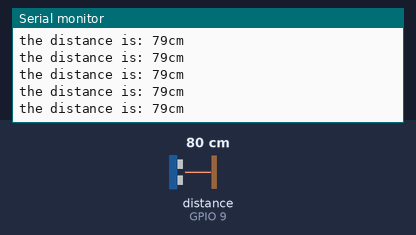
Bench run of a sketch on a simulated ESP32. On the bench: the last lines printed to the serial monitor. Wiring (inferred from the names in the program): ultrasonic range finder: trigger GPIO 8; echo GPIO 9. The test bench sets the inputs (shaded band); at power-on: distance to the obstacle (sensor on GPIO 9) 80 cm. The echo pulse lasts 58.3 µs per cm.

Above: at 1.2 s.
1.3 s: distance to the obstacle (sensor on GPIO 9) set to 2 cm
At 1.37 s:
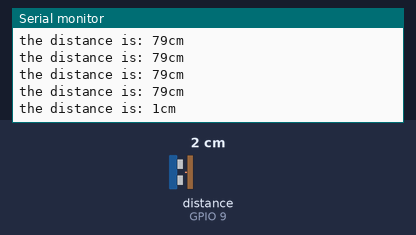
2.8 s: distance to the obstacle (sensor on GPIO 9) set to 4 cm
At 2.89 s:
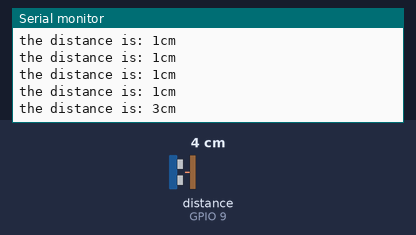
Timing chart, 0 to 5.8 s (numbered marks = the images above; inputs shaded):
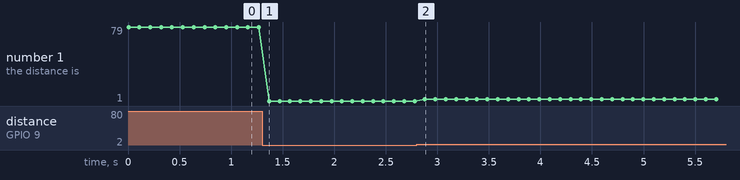

Measured:
- after the input at 1.3 s, the serial monitor: prints a new line after 0.07 s (image 1)
- after the input at 2.8 s, the serial monitor: prints a new line after 0.08 s (image 2)
- plotted number 1: 79 → 1 after the input at 1.3 s, 1 → 3 after the input at 2.8 s

The sketch:

ultrasonicSensor.ino
```cpp
#include "UltrasonicSensor.h"

// Define pins for the ultrasonic sensor
const int trigPin = 8;
const int echoPin = 9;

ultrasonicSensor ultrasonicSensor(trigPin, echoPin);

void setup() {
  // Initialise the ultrasonic sensor
  ultrasonicSensor.begin();
}

void loop() {
  // put your main code here, to run repeatedly:
  // Get the distance in cm
  long distanceCM = ultrasonicSensor.getDistanceCM();
  Serial.print("the distance is: ");
  Serial.print(distanceCM);
  Serial.printf("cm \n");
  delay(100);
}
```

ultrasonicSensor.cpp
```cpp
#include "ultrasonicSensor.h"

// Constructor to initialise trig and echo pin
ultrasonicSensor::ultrasonicSensor(int trigPin, int echoPin)
    : _trigPin(trigPin), _echoPin(echoPin) {}

void ultrasonicSensor::begin() {
    pinMode(_trigPin, OUTPUT); // Set trigPin as OUTPUT
    pinMode(_echoPin, INPUT);  // Set echoPin as INPUT
}

void ultrasonicSensor::triggerPulse() {
    // Clear the trigPin
    digitalWrite(_trigPin, LOW);
    delayMicroseconds(2);

    // Set the trigPin on HIGH state for 10 microseconds
    digitalWrite(_trigPin, HIGH);
    delayMicroseconds(10);
    digitalWrite(_trigPin, LOW);
}

long ultrasonicSensor::getDistanceCM() {
    triggerPulse();

    // Read the echoPin and calculate the sound wave travel time
    long duration = pulseIn(_echoPin, HIGH);

    // Calculate the distance in cm
    return duration * 0.034 / 2; // Speed of sound is 0.034 cm/μs
}
```

ultrasonicSensor.h
```cpp
#ifndef ULTRASONIC_SENSOR_H
#define ULTRASONIC_SENSOR_H

#include <Arduino.h>

class ultrasonicSensor {
public:
    ultrasonicSensor(int trigPin, int echoPin);
    void begin();
    long getDistanceCM();

private:
    int _trigPin;
    int _echoPin;

    void triggerPulse();
};

#endif // ULTRASONIC_SENSOR_H
```
